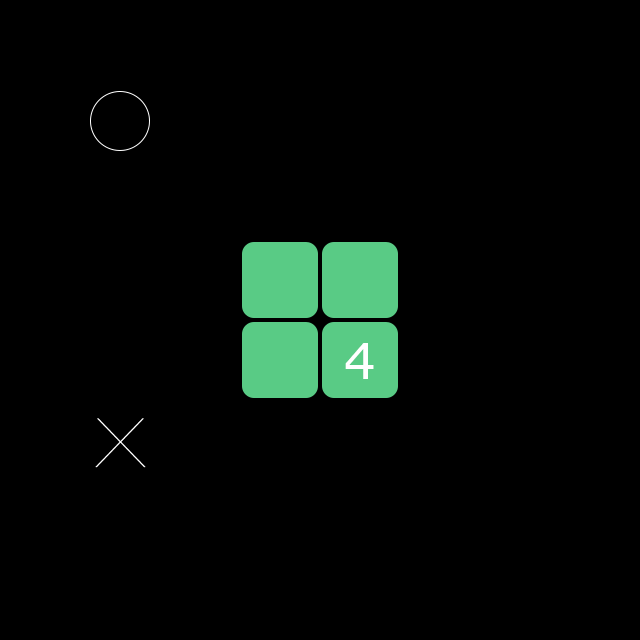

Rendered tile map (Tiled .tmx) drawn with the repository's tilesets; below, a short description and the full map source, tile grids included:
An orthogonal 8x8 tile map with 80x80 px tiles, 1 tile layer (块层 6), 5 hidden layers not drawn, 2 tilesets.

<map version="1.0" tiledversion="1.1.5" orientation="orthogonal" renderorder="right-down" width="8" height="8" tilewidth="80" tileheight="80" infinite="0" nextobjectid="1">
 <tileset firstgid="1" name="tile" tilewidth="80" tileheight="80" tilecount="7" columns="7">
  <image source="tilesetb.png" width="560" height="80" />
 </tileset>
 <tileset firstgid="8" name="tileset" tilewidth="400" tileheight="400" tilecount="36" columns="6">
  <image source="tileset2.png" width="2400" height="2400" />
 </tileset>
 <layer name="块层 3" width="8" height="8" visible="0">
  <data encoding="csv">
0,0,0,0,0,0,0,0,
0,0,0,0,0,0,0,0,
4,4,4,0,6,6,6,6,
4,4,4,0,0,5,5,6,
4,4,4,5,0,5,5,6,
0,0,0,0,0,0,0,0,
0,0,0,0,0,0,0,0,
0,0,0,0,0,0,0,0
</data>
 </layer>
 <layer name="块层 4" width="8" height="8" visible="0">
  <properties>
   <property name="order" value="1" />
   <property name="sBlanks" type="int" value="2" />
   <property name="spos0" value="11" />
  </properties>
  <data encoding="csv">
0,0,0,0,0,0,0,0,
0,0,0,0,0,0,0,0,
0,0,0,0,0,0,0,0,
0,0,0,0,0,0,0,0,
0,0,0,0,0,0,0,0,
0,23,0,0,0,0,0,0,
0,0,0,0,0,0,0,0,
0,0,0,0,0,0,0,0
</data>
 </layer>
 <layer name="块层 1" width="8" height="8" visible="0">
  <data encoding="csv">
0,0,4,4,4,0,0,0,
0,0,4,4,4,0,0,0,
0,0,0,0,0,0,0,0,
0,0,0,0,0,0,0,0,
0,0,0,0,0,0,0,0,
0,0,6,6,4,0,0,0,
0,0,6,6,4,0,0,0,
0,0,6,6,6,0,0,0
</data>
 </layer>
 <layer name="块层 2" width="8" height="8" visible="0">
  <properties>
   <property name="order" value="01" />
   <property name="sBlanks" type="int" value="1" />
   <property name="spos0" value="01" />
   <property name="spos1" value="11" />
  </properties>
  <data encoding="csv">
0,0,0,0,0,0,0,0,
0,0,0,0,0,0,0,0,
0,0,0,0,0,0,0,0,
0,0,0,0,0,0,0,0,
0,0,0,0,0,0,0,0,
12,13,0,0,0,0,0,0,
0,0,0,0,0,0,0,0,
0,0,0,0,0,0,0,0
</data>
 </layer>
 <layer name="块层 5" width="8" height="8" visible="0">
  <data encoding="csv">
0,0,0,1,1,0,0,0,
0,0,0,1,1,0,0,0,
0,0,0,4,4,0,0,0,
1,1,4,0,0,4,1,1,
1,1,4,0,0,4,1,1,
0,0,0,4,4,0,0,0,
0,0,0,1,1,0,0,0,
0,0,0,1,1,0,0,0
</data>
 </layer>
 <layer name="块层 6" width="8" height="8">
  <properties>
   <property name="sBlanks" type="int" value="2" />
  </properties>
  <data encoding="csv">
0,0,0,0,0,0,0,0,
0,0,0,0,0,0,0,0,
0,0,0,0,0,0,0,0,
0,0,0,0,0,0,0,0,
0,0,0,0,0,0,0,0,
0,12,0,0,0,0,0,0,
0,0,0,0,0,0,0,0,
0,0,0,0,0,0,0,0
</data>
 </layer>
</map>
